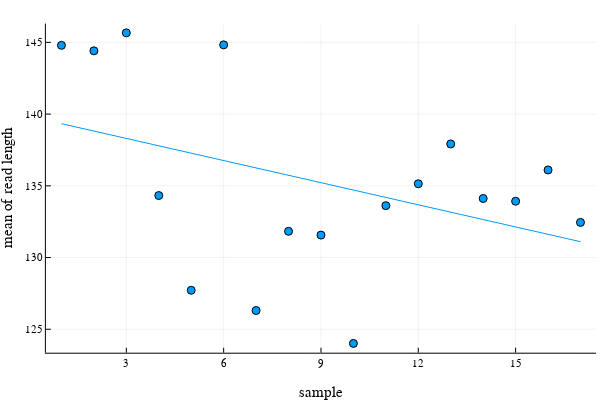

The notebook cell this image was saved under:
### Markdown cell above
# Data visualization

### Code cell
scatter(readDF[!, "mean"], xlabel="sample", ylabel="mean of read length", label=false, smooth=true)

### Figure 1 — Plotly figure (JSON) as saved in the notebook; plotly's stock layout.template omitted (floating-point values rounded to 4 significant figures)
{"data": [{"colorbar": {"title": ""}, "legendgroup": "", "marker": {"color": "rgba(0, 154, 250, 1.000)", "line": {"color": "rgba(0, 0, 0, 1.000)", "width": 1}, "size": 8, "symbol": "circle"}, "mode": "markers", "name": "", "showlegend": false, "type": "scatter", "x": [1, 2, 3, 4, 5, 6, 7, 8, 9, 10, 11, 12, 13, 14, 15, 16, 17], "xaxis": "x", "y": [144.8, 144.4, 145.7, 134.3, 127.7, 144.8, 126.3, 131.8, 131.6, 124.0, 133.6, 135.1, 137.9, 134.1, 133.9, 136.1, 132.4], "yaxis": "y", "zmax": null, "zmin": null}, {"colorbar": {"title": ""}, "legendgroup": "", "line": {"color": "rgba(0, 154, 250, 1.000)", "dash": "solid", "shape": "linear", "width": 1}, "mode": "lines", "name": "", "showlegend": false, "type": "scatter", "x": [1, 17], "xaxis": "x", "y": [139.3, 131.1], "yaxis": "y", "zmax": null, "zmin": null}], "layout": {"annotations": [], "height": 400, "legend": {"bgcolor": "rgba(255, 255, 255, 1.000)", "bordercolor": "rgba(0, 0, 0, 1.000)", "borderwidth": 1, "font": {"color": "rgba(0, 0, 0, 1.000)", "family": "sans-serif", "size": 11}, "title": {"font": {"color": "rgba(0, 0, 0, 1.000)", "family": "sans-serif", "size": 15}, "text": ""}, "tracegroupgap": 0, "traceorder": "normal", "x": 1, "xanchor": "auto", "y": 1, "yanchor": "auto"}, "margin": {"b": 20, "l": 0, "r": 0, "t": 20}, "paper_bgcolor": "rgba(255, 255, 255, 1.000)", "plot_bgcolor": "rgba(255, 255, 255, 1.000)", "showlegend": true, "width": 600, "xaxis": {"anchor": "y", "domain": [0.07647, 0.9934], "gridcolor": "rgba(0, 0, 0, 0.100)", "gridwidth": 0.5, "linecolor": "rgba(0, 0, 0, 1.000)", "mirror": false, "range": [0.52, 17.48], "showgrid": true, "showline": true, "showticklabels": true, "tickangle": 0, "tickcolor": "rgb(0, 0, 0)", "tickfont": {"color": "rgba(0, 0, 0, 1.000)", "family": "sans-serif", "size": 11}, "tickmode": "array", "ticks": "inside", "ticktext": ["3", "6", "9", "12", "15"], "tickvals": [3, 6, 9, 12, 15], "title": "sample", "titlefont": {"color": "rgba(0, 0, 0, 1.000)", "family": "sans-serif", "size": 15}, "type": "-", "visible": true, "zeroline": false, "zerolinecolor": "rgba(0, 0, 0, 1.000)"}, "yaxis": {"anchor": "x", "domain": [0.07581, 0.9902], "gridcolor": "rgba(0, 0, 0, 0.100)", "gridwidth": 0.5, "linecolor": "rgba(0, 0, 0, 1.000)", "mirror": false, "range": [123.4, 146.3], "showgrid": true, "showline": true, "showticklabels": true, "tickangle": 0, "tickcolor": "rgb(0, 0, 0)", "tickfont": {"color": "rgba(0, 0, 0, 1.000)", "family": "sans-serif", "size": 11}, "tickmode": "array", "ticks": "inside", "ticktext": ["125", "130", "135", "140", "145"], "tickvals": [125, 130, 135, 140, 145], "title": "mean of read length", "titlefont": {"color": "rgba(0, 0, 0, 1.000)", "family": "sans-serif", "size": 15}, "type": "-", "visible": true, "zeroline": false, "zerolinecolor": "rgba(0, 0, 0, 1.000)"}}}
